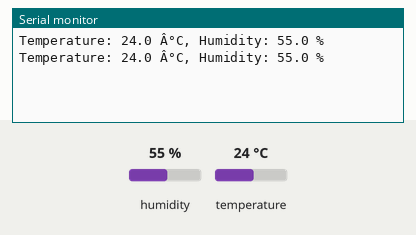
This sketch was run on a simulated Arduino Uno, built with avr-gcc and run on an emulated ATmega328P. Shown: the last lines printed to the serial monitor. The test bench sets the inputs (shaded band); at power-on: humidity 55 %, temperature 24 °C.

Above: at 6.8 s.
6.9 s: humidity set to 22 %
At 11.1 s:
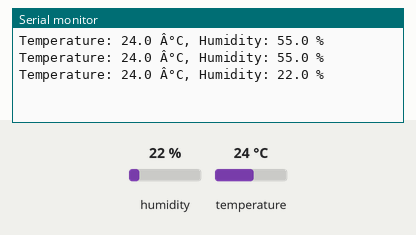
12.3 s: temperature set to 12 °C
At 14.6 s:
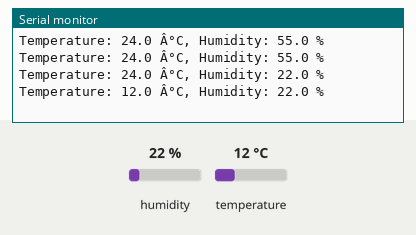
17.7 s: humidity set to 40 %
At 19.3 s:
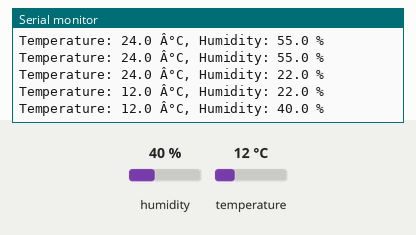
Timing chart, 0 to 20.8 s (numbered marks = the images above; inputs shaded):
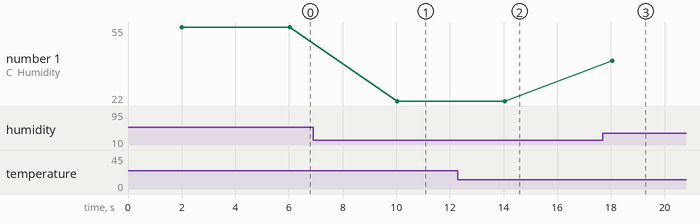

The sketch:

temp_humid.ino
```cpp
#include "DHTesp.h"

DHTesp dht;

void setup() {
  Serial.begin(115200);
  dht.setup(2, DHTesp::DHT22);  // Connect DHT sensor to GPIO2
}

void loop() {
  delay(dht.getMinimumSamplingPeriod());

  float humidity = dht.getHumidity();
  float temperature = dht.getTemperature();

  Serial.print("Temperature: ");
  Serial.print(temperature, 1);
  Serial.print(" Â°C, Humidity: ");
  Serial.print(humidity, 1);
  Serial.println(" %");

  delay(2000);
}
```

Measured:
- after the input at 6.9 s, the serial monitor: prints a new line after 3.1 s (image 1)
- after the input at 12.3 s, the serial monitor: prints a new line after 1.7 s (image 2)
- after the input at 17.7 s, the serial monitor: prints a new line after 0.36 s (image 3)
- plotted number 1: 55 → 22 after the input at 6.9 s, 22 → 40 after the input at 17.7 s
